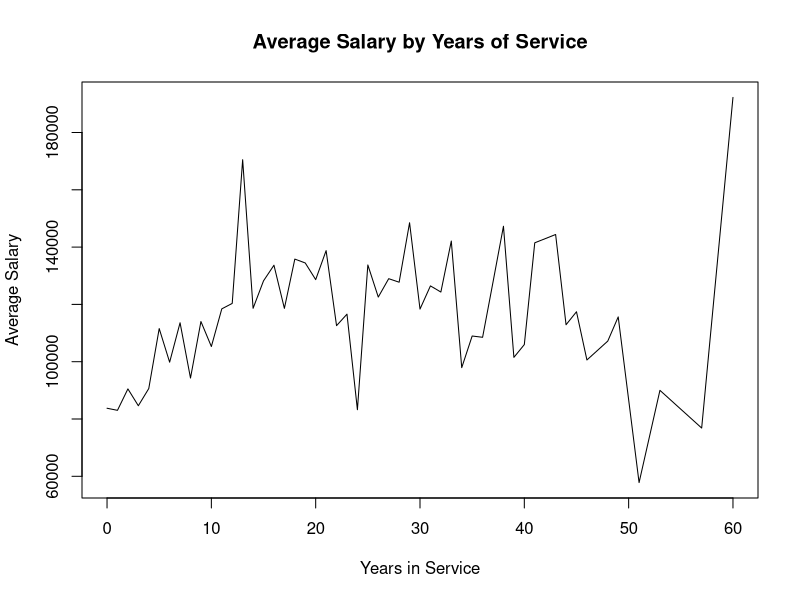
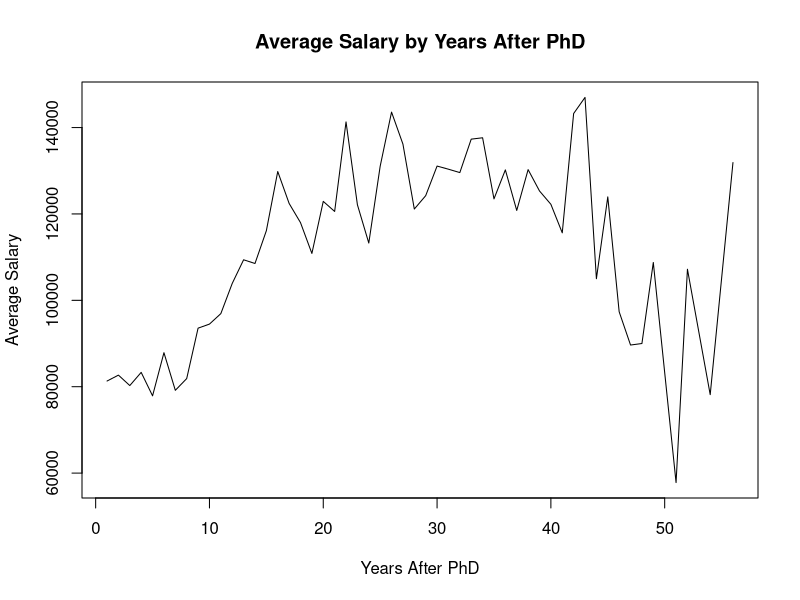
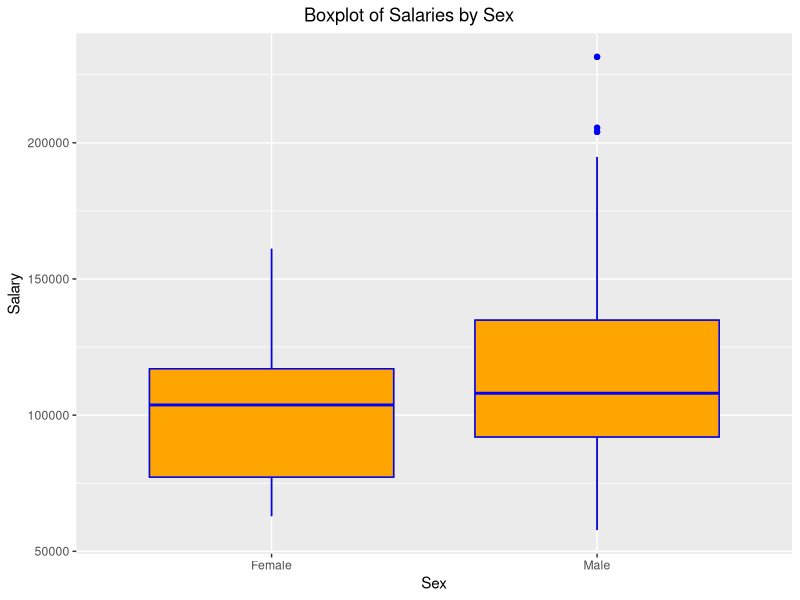
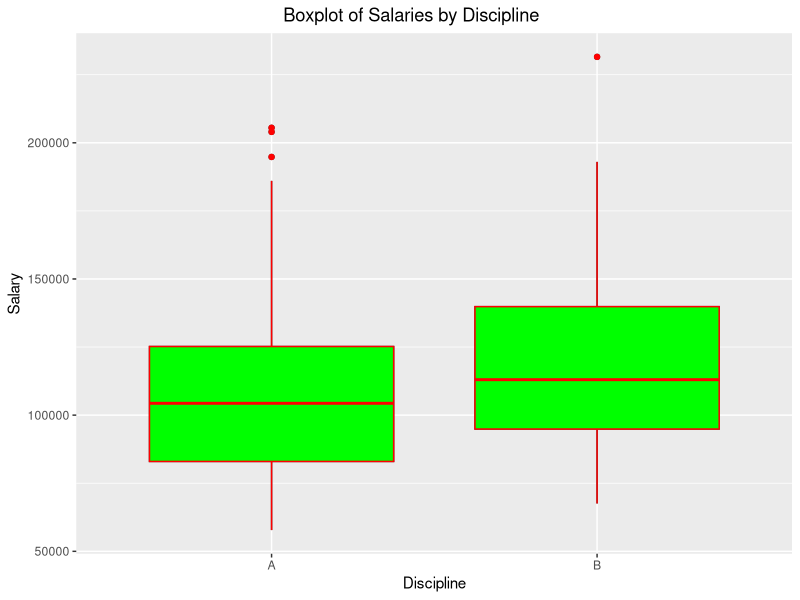
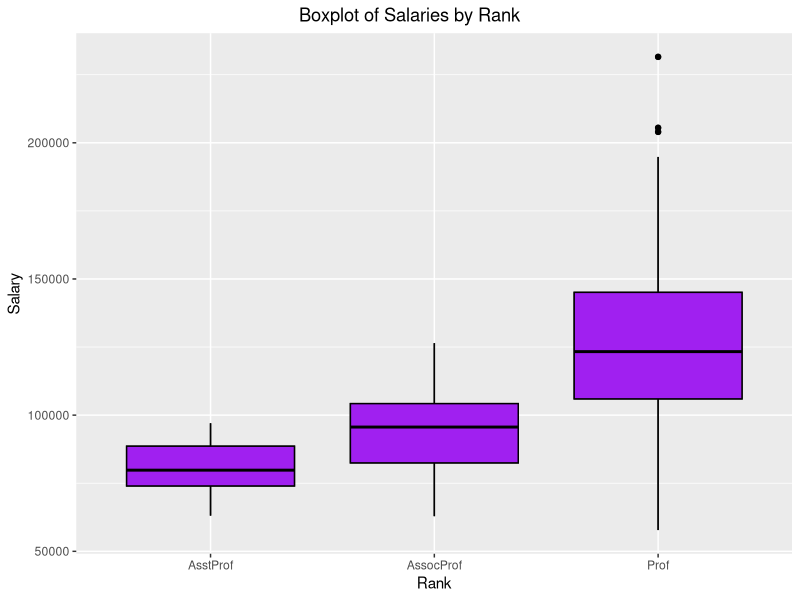
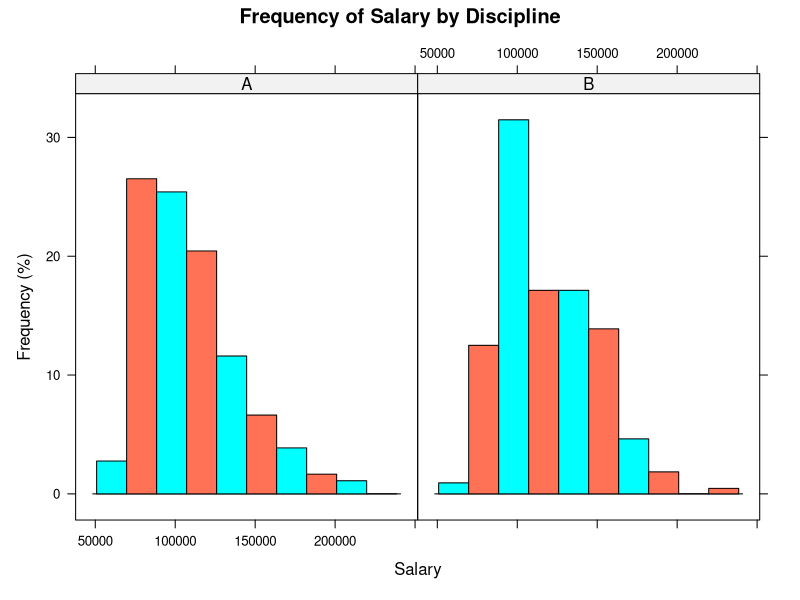
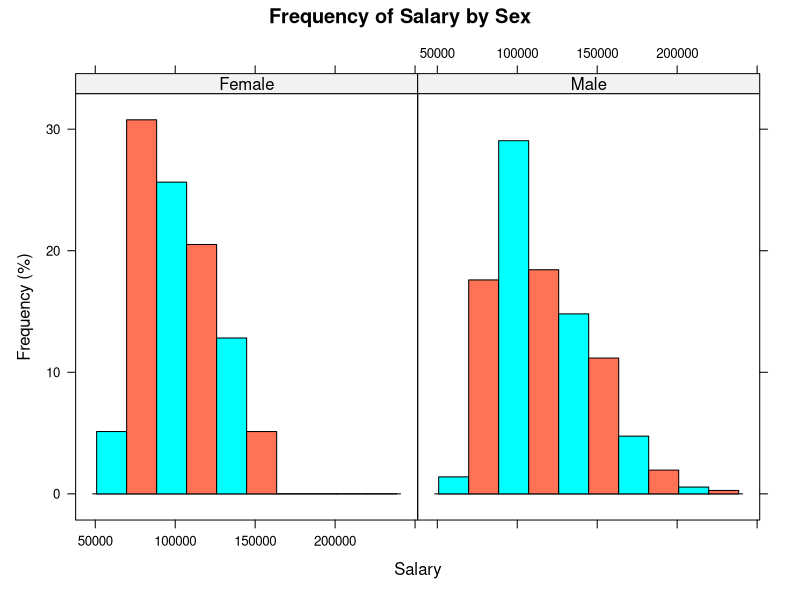
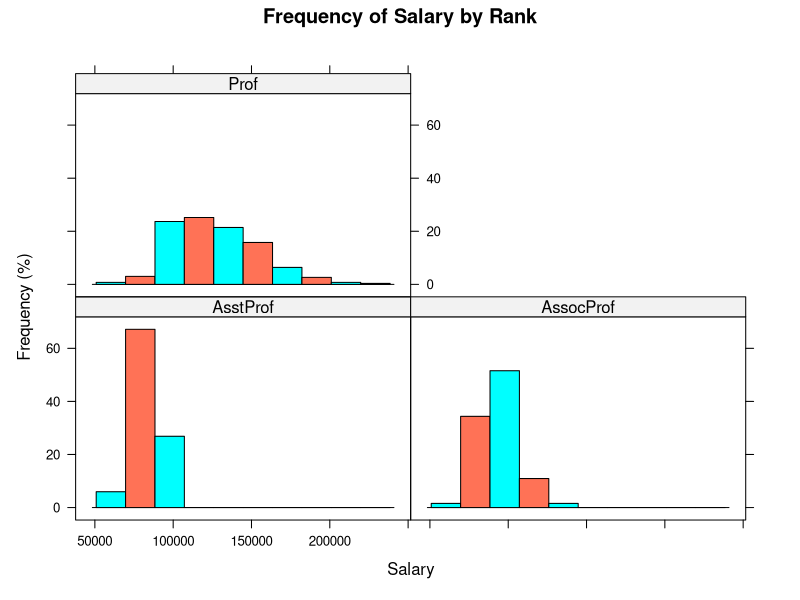

These figures' R source, in order:
## ---- chunk 1

library(carData)
library(ggplot2)
library(lattice)

head(Salaries,10)

## ---- chunk 2

library(dplyr)

sal_mean_yrs <- by(Salaries$salary,Salaries$yrs.service,mean)
sal_mean_yrs <- as.matrix(sal_mean_yrs)

yrs_ser <- sort(Salaries$yrs.service[!duplicated(Salaries$yrs.service)])



sal_mean_phd <- by(Salaries$salary,Salaries$yrs.since.phd,mean)
sal_mean_phd <- as.matrix(sal_mean_phd)

yrs_phd <- sort(Salaries$yrs.since.phd[!duplicated(Salaries$yrs.since.phd)])

plot(yrs_ser, sal_mean_yrs,'l',xlab='Years in Service',ylab='Average Salary',main='Average Salary by Years of Service')
plot(yrs_phd, sal_mean_phd,'l',xlab='Years After PhD',ylab='Average Salary',main='Average Salary by Years After PhD')



## ---- chunk 3


box1 <- ggplot(Salaries, aes(x = sex, y = salary)) +
        geom_boxplot() + ggtitle("Boxplot of Salaries by Sex") + theme(plot.title = element_text(hjust = 0.45)) + scale_x_discrete(name = "Sex") +
        scale_y_continuous(name = "Salary") + geom_boxplot(fill = 'orange', colour = 'blue')

box2 <- ggplot(Salaries, aes(x = discipline, y = salary)) +
        geom_boxplot() + ggtitle("Boxplot of Salaries by Discipline") + theme(plot.title = element_text(hjust = 0.45)) + scale_x_discrete(name = "Discipline") +
        scale_y_continuous(name = "Salary") + geom_boxplot(fill = 'green', colour = 'red')

box3 <- ggplot(Salaries, aes(x = rank, y = salary)) +
        geom_boxplot() + ggtitle("Boxplot of Salaries by Rank") + theme(plot.title = element_text(hjust = 0.45)) + scale_x_discrete(name = "Rank") +
        scale_y_continuous(name = "Salary") + geom_boxplot(fill = 'purple', colour = 'black')

box1
box2
box3

## ---- chunk 4



his1 <- histogram(~Salaries$salary|Salaries$discipline, Salaries, xlab = "Salary", ylab="Frequency (%)",main='Frequency of Salary by Discipline',col = c("cyan", "coral1"), type='percent')

his2 <- histogram(~Salaries$salary|Salaries$sex, Salaries, xlab = "Salary", ylab="Frequency (%)",main='Frequency of Salary by Sex',col = c("cyan", "coral1"),type='percent')

his3 <- histogram(~Salaries$salary|Salaries$rank, Salaries, xlab = "Salary", ylab="Frequency (%)",main='Frequency of Salary by Rank',col = c("cyan", "coral1"), type='percent')


his1
his2
his3

## ---- chunk 5

his4 <- histogram(~Salaries$sex|Salaries$rank, Salaries, xlab = "Sex", ylab="Frequency (%)",main='Frequency of Sex by Rank',col = c("cyan", "coral1"), type='percent')


his4

